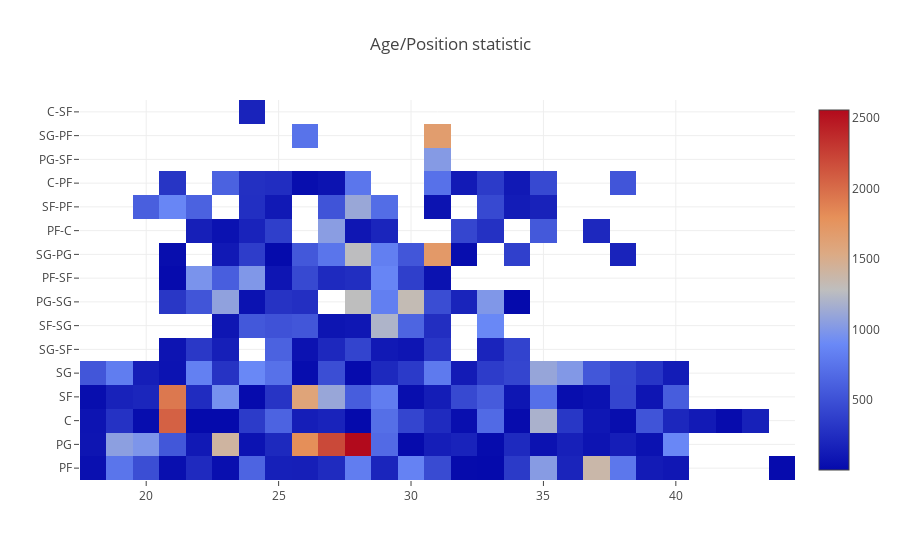

The cell this chart's notebook holds for it:
### Code cell
subset2 = df_stats[['Age','Pos','PTS']]
subset2.groupby(['Age','Pos'], as_index=False).sum()


data = [go.Heatmap(z=subset2['PTS'],
                   x=subset2['Age'],
                   y=subset2['Pos'])]


layout = {'title': 'Age/Position statistic'}
fig = go.Figure(data=data, layout=layout)
iplot(fig, show_link=False)

### Figure 1 — Plotly figure (JSON) as saved in the notebook; plotly's stock layout.template omitted (floating-point values rounded to 4 significant figures; data arrays with more than 128 entries replaced by an {"elided": "..."} marker saying what was removed)
{"data": [{"type": "heatmap", "x": {"elided": "14658 str values"}, "y": {"elided": "14658 str values"}, "z": {"elided": "14658 int values"}}], "layout": {"title": "Age/Position statistic"}}
